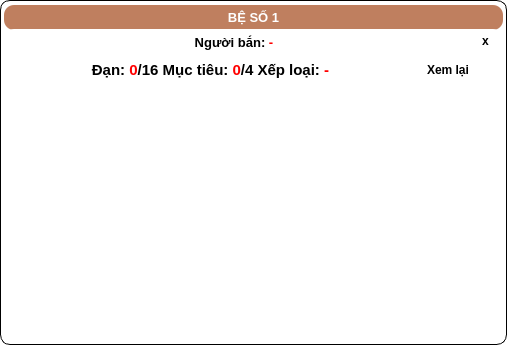
<?xml version="1.0" encoding="UTF-8"?>
<ui version="4.0">
 <class>Form</class>
 <widget class="QWidget" name="Form">
  <property name="geometry">
   <rect>
    <x>0</x>
    <y>0</y>
    <width>507</width>
    <height>345</height>
   </rect>
  </property>
  <property name="windowTitle">
   <string>Form</string>
  </property>
  <property name="styleSheet">
   <string notr="true">border-radius:10px;
background-color: rgb(255, 255, 255);</string>
  </property>
  <layout class="QVBoxLayout" name="verticalLayout_3">
   <property name="spacing">
    <number>0</number>
   </property>
   <property name="leftMargin">
    <number>0</number>
   </property>
   <property name="topMargin">
    <number>0</number>
   </property>
   <property name="rightMargin">
    <number>0</number>
   </property>
   <property name="bottomMargin">
    <number>0</number>
   </property>
   <item>
    <widget class="QFrame" name="frame_2">
     <property name="styleSheet">
      <string notr="true">QFrame#frame_2{
border-radius:10px;
background-color: rgb(255, 255, 255);
border: 1px solid black;
}</string>
     </property>
     <property name="frameShape">
      <enum>QFrame::StyledPanel</enum>
     </property>
     <property name="frameShadow">
      <enum>QFrame::Raised</enum>
     </property>
     <layout class="QVBoxLayout" name="verticalLayout_2" stretch="0,0,1">
      <property name="spacing">
       <number>0</number>
      </property>
      <property name="leftMargin">
       <number>1</number>
      </property>
      <property name="topMargin">
       <number>1</number>
      </property>
      <property name="rightMargin">
       <number>1</number>
      </property>
      <property name="bottomMargin">
       <number>1</number>
      </property>
      <item>
       <widget class="QFrame" name="frame_9">
        <property name="minimumSize">
         <size>
          <width>320</width>
          <height>0</height>
         </size>
        </property>
        <property name="maximumSize">
         <size>
          <width>16777215</width>
          <height>56</height>
         </size>
        </property>
        <property name="styleSheet">
         <string notr="true"/>
        </property>
        <property name="frameShape">
         <enum>QFrame::Box</enum>
        </property>
        <property name="frameShadow">
         <enum>QFrame::Sunken</enum>
        </property>
        <layout class="QVBoxLayout" name="verticalLayout">
         <property name="spacing">
          <number>0</number>
         </property>
         <property name="leftMargin">
          <number>2</number>
         </property>
         <property name="topMargin">
          <number>2</number>
         </property>
         <property name="rightMargin">
          <number>2</number>
         </property>
         <property name="bottomMargin">
          <number>2</number>
         </property>
         <item>
          <widget class="QLabel" name="pedestal_name_label">
           <property name="minimumSize">
            <size>
             <width>0</width>
             <height>25</height>
            </size>
           </property>
           <property name="maximumSize">
            <size>
             <width>16777215</width>
             <height>22</height>
            </size>
           </property>
           <property name="font">
            <font>
             <pointsize>10</pointsize>
             <bold>true</bold>
            </font>
           </property>
           <property name="styleSheet">
            <string notr="true">background-color: rgb(191, 127, 95);
color: rgb(255, 255, 255);
</string>
           </property>
           <property name="text">
            <string>BỆ SỐ 1</string>
           </property>
           <property name="alignment">
            <set>Qt::AlignCenter</set>
           </property>
          </widget>
         </item>
         <item>
          <widget class="QFrame" name="frame">
           <property name="minimumSize">
            <size>
             <width>0</width>
             <height>25</height>
            </size>
           </property>
           <property name="maximumSize">
            <size>
             <width>16777215</width>
             <height>25</height>
            </size>
           </property>
           <property name="frameShape">
            <enum>QFrame::StyledPanel</enum>
           </property>
           <property name="frameShadow">
            <enum>QFrame::Raised</enum>
           </property>
           <layout class="QHBoxLayout" name="horizontalLayout_2">
            <property name="spacing">
             <number>4</number>
            </property>
            <property name="leftMargin">
             <number>0</number>
            </property>
            <property name="topMargin">
             <number>0</number>
            </property>
            <property name="rightMargin">
             <number>0</number>
            </property>
            <property name="bottomMargin">
             <number>0</number>
            </property>
            <item>
             <widget class="QLabel" name="name_label">
              <property name="minimumSize">
               <size>
                <width>0</width>
                <height>25</height>
               </size>
              </property>
              <property name="maximumSize">
               <size>
                <width>16777215</width>
                <height>22</height>
               </size>
              </property>
              <property name="font">
               <font>
                <family>Tahoma</family>
                <pointsize>10</pointsize>
                <bold>true</bold>
               </font>
              </property>
              <property name="styleSheet">
               <string notr="true">background-color: rgb(255, 255, 255);</string>
              </property>
              <property name="text">
               <string>&lt;html&gt;&lt;head/&gt;&lt;body&gt;&lt;p&gt;Người bắn: &lt;span style=&quot; color:#ff0000;&quot;&gt;-&lt;/span&gt;&lt;/p&gt;&lt;/body&gt;&lt;/html&gt;</string>
              </property>
              <property name="alignment">
               <set>Qt::AlignCenter</set>
              </property>
             </widget>
            </item>
            <item>
             <widget class="QPushButton" name="go_out_btn">
              <property name="minimumSize">
               <size>
                <width>35</width>
                <height>20</height>
               </size>
              </property>
              <property name="maximumSize">
               <size>
                <width>35</width>
                <height>20</height>
               </size>
              </property>
              <property name="font">
               <font>
                <bold>true</bold>
               </font>
              </property>
              <property name="text">
               <string>x</string>
              </property>
             </widget>
            </item>
           </layout>
          </widget>
         </item>
        </layout>
       </widget>
      </item>
      <item>
       <layout class="QHBoxLayout" name="horizontalLayout_3">
        <property name="spacing">
         <number>8</number>
        </property>
        <item>
         <widget class="QLabel" name="result_label">
          <property name="minimumSize">
           <size>
            <width>0</width>
            <height>20</height>
           </size>
          </property>
          <property name="maximumSize">
           <size>
            <width>16777215</width>
            <height>20</height>
           </size>
          </property>
          <property name="font">
           <font>
            <pointsize>10</pointsize>
            <bold>true</bold>
           </font>
          </property>
          <property name="styleSheet">
           <string notr="true">background-color: rgb(255, 255, 255);</string>
          </property>
          <property name="text">
           <string>&lt;html&gt;&lt;head/&gt;&lt;body&gt;&lt;p align=&quot;center&quot;&gt;&lt;span style=&quot; font-size:11pt;&quot;&gt;Đạn: &lt;/span&gt;&lt;span style=&quot; font-size:11pt; color:#ff0000;&quot;&gt;0&lt;/span&gt;&lt;span style=&quot; font-size:11pt;&quot;&gt;/16  Mục tiêu: &lt;/span&gt;&lt;span style=&quot; font-size:11pt; color:#ff0000;&quot;&gt;0&lt;/span&gt;&lt;span style=&quot; font-size:11pt;&quot;&gt;/4  Xếp loại: &lt;/span&gt;&lt;span style=&quot; font-size:11pt; color:#ff0000;&quot;&gt;-&lt;/span&gt;&lt;span style=&quot; font-size:11pt;&quot;/&gt;&lt;/p&gt;&lt;/body&gt;&lt;/html&gt;</string>
          </property>
          <property name="alignment">
           <set>Qt::AlignCenter</set>
          </property>
         </widget>
        </item>
        <item>
         <widget class="QPushButton" name="review_btn">
          <property name="sizePolicy">
           <sizepolicy hsizetype="Fixed" vsizetype="Fixed">
            <horstretch>0</horstretch>
            <verstretch>0</verstretch>
           </sizepolicy>
          </property>
          <property name="font">
           <font>
            <bold>true</bold>
           </font>
          </property>
          <property name="text">
           <string>Xem lại</string>
          </property>
         </widget>
        </item>
        <item>
         <widget class="QPushButton" name="score_speak_icon">
          <property name="minimumSize">
           <size>
            <width>28</width>
            <height>28</height>
           </size>
          </property>
          <property name="maximumSize">
           <size>
            <width>28</width>
            <height>28</height>
           </size>
          </property>
          <property name="text">
           <string/>
          </property>
          <property name="icon">
           <iconset>
            <normaloff>../images/speaker.png</normaloff>../images/speaker.png</iconset>
          </property>
          <property name="iconSize">
           <size>
            <width>20</width>
            <height>20</height>
           </size>
          </property>
         </widget>
        </item>
       </layout>
      </item>
      <item>
       <widget class="MonkezImage" name="sign_image" native="true">
        <property name="background_color" stdset="0">
         <color>
          <red>188</red>
          <green>157</green>
          <blue>102</blue>
         </color>
        </property>
       </widget>
      </item>
     </layout>
    </widget>
   </item>
  </layout>
 </widget>
 <customwidgets>
  <customwidget>
   <class>MonkezImage</class>
   <extends>QWidget</extends>
   <header>monkez_image</header>
  </customwidget>
 </customwidgets>
 <resources/>
 <connections/>
</ui>
